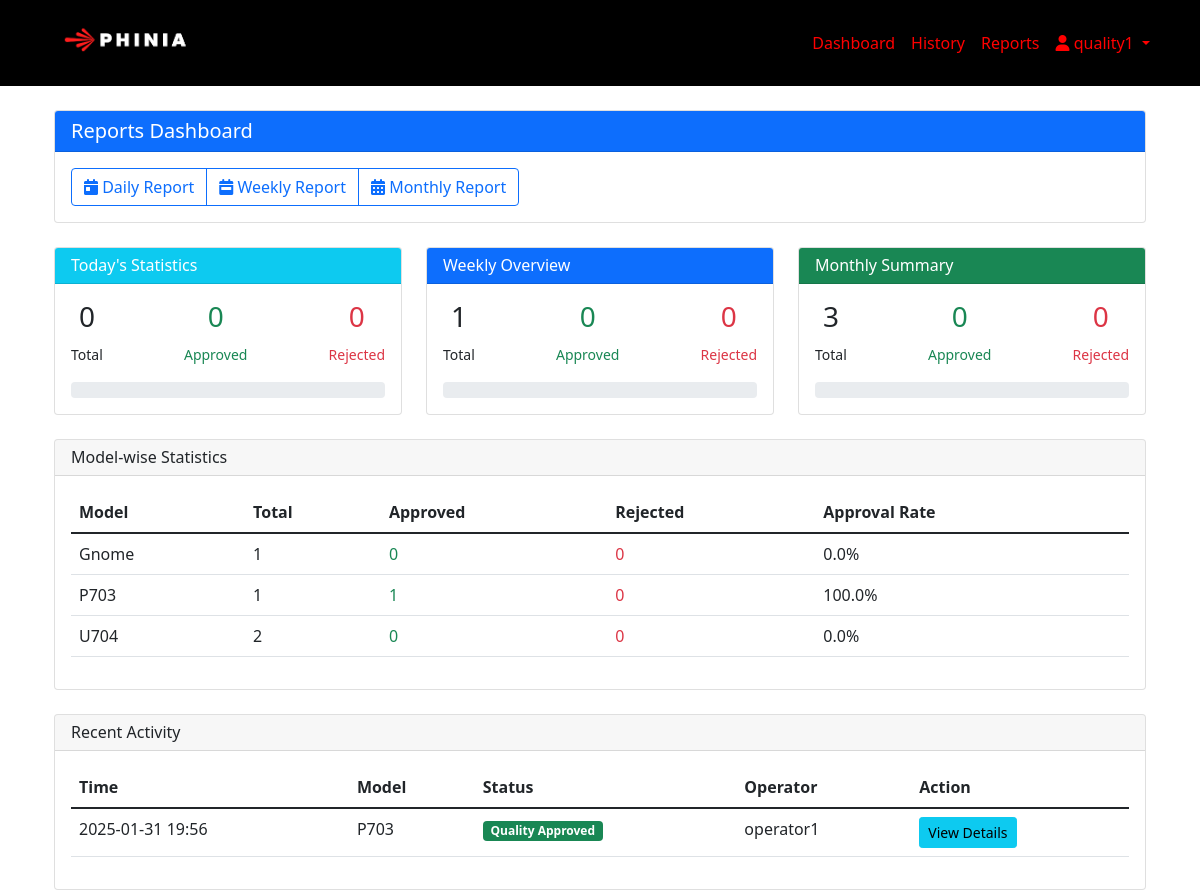
/reports/ (signed in), run on an earlier commit of the app's database.
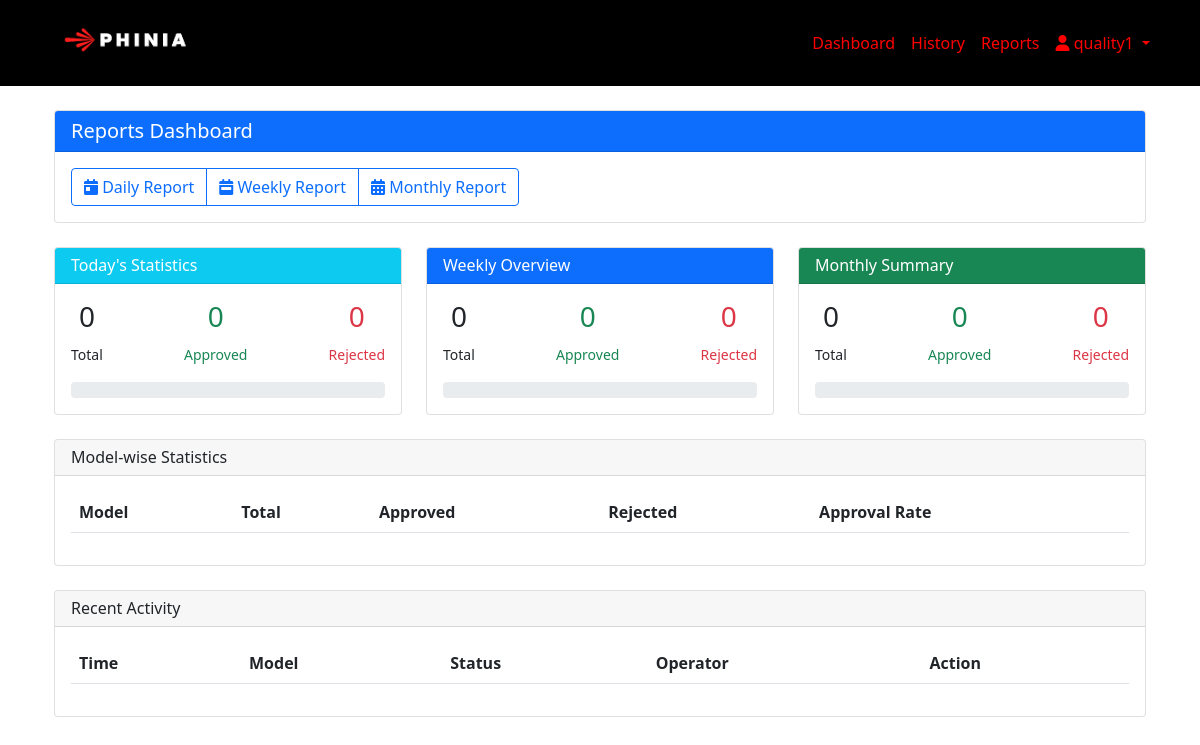
And on a later commit of the database.
### main/models.py (models this page shows)
class ChecklistBase(models.Model):
    MODEL_CHOICES = (
        ('P703', 'P703'),
        ('U704', 'U704'),
        ('FD', 'FD'),
        ('SA', 'SA'),
        ('Gnome', 'Gnome'),
    )
    STATUS_CHOICES = (
        ('pending', 'Pending'),
        ('supervisor_approved', 'Supervisor Approved'),
        ('quality_approved', 'Quality Approved'),
        ('rejected', 'Rejected'),
    )
    OK_NG_CHOICES = [('OK', 'OK'), ('NG', 'NG')]
    YES_NO_CHOICES = [('Yes', 'Yes'), ('No', 'No')]
    TOP_TOOL_CHOICES = [
        ('FMA-03-35-T05', 'FMA-03-35-T05 (P703/U704/SA/FD/Gnome)'),
    ]
    BOTTOM_TOOL_CHOICES = [
        ('FMA-03-35-T06', 'FMA-03-35-T06 (P703/U704/SA/FD)'),
        ('FMA-03-35-T08', 'FMA-03-35-T08 (Gnome)'),
    ]
    UV_ASSY_STAGE_CHOICES = [
        ('FMA-03-35-T07', 'FMA-03-35-T07 (P703/U704/SA/FD)'),
        ('FMA-03-35-T09', 'FMA-03-35-T09 (Gnome)'),
    ]
    RETAINER_PART_CHOICES = [
        ('42001878', '42001878 (P703/U704/SA/FD)'),
        ('42050758', '42050758 (Gnome)'),
    ]
    UV_CLIP_PART_CHOICES = [
        ('42000829', '42000829 (P703/U704/SA/FD)'),
        ('42000829', '42000829 (Gnome)'),  # Same number for both
    ]
    UMBRELLA_PART_CHOICES = [
        ('25094588', '25094588 (P703/U704/SA/FD/Gnome)'),
    ]
    shift = models.ForeignKey('Shift', on_delete=models.CASCADE)
    status = models.CharField(max_length=20, choices=STATUS_CHOICES, default='pending')
    created_at = models.DateTimeField(auto_now_add=True)
    selected_model = models.CharField(
        max_length=10,
        choices=MODEL_CHOICES,
        verbose_name="Program selection on HMI (HMI से Program select करना है)"
    )
    line_pressure = models.FloatField(
        help_text="Recommended Range: 4.5 - 5.5 bar"
    )
    oring_condition = models.CharField(
        max_length=2,
        choices=OK_NG_CHOICES,
        verbose_name="O-ring condition (UV Flow check sealing area) (O-ring सील की स्थिति सही होनी चाहिए)"
    )
    uv_flow_input_pressure = models.FloatField(
        help_text="Recommended Range: 11-15 kPa",
        verbose_name="UV Flow input Test Pressure (13+/- 2 KPa)"
    )
    master_verification_lvdt = models.CharField(
        max_length=2,
        choices=OK_NG_CHOICES,
        verbose_name="Master Verification for LVDT"
    )
    good_bad_master_verification = models.CharField(
        max_length=2,
        choices=OK_NG_CHOICES,
        verbose_name="Good and Bad master verification (refer EPVS)"
    )
    test_pressure_vacuum = models.FloatField(
        help_text="Recommended Range: 0.25 - 0.3 MPa",
        verbose_name="Test Pressure for Vacuum generation"
    )
    tool_alignment = models.CharField(
        max_length=2,
        choices=OK_NG_CHOICES,
        verbose_name="Tool Alignment (Top & Bottom) (Tool Alignment) सही होना चाहिए"
    )
    top_tool_id = models.CharField(
        max_length=100,
        choices=TOP_TOOL_CHOICES,
        verbose_name="Top Tool ID"
    )
    bottom_tool_id = models.CharField(
        max_length=100,
        choices=BOTTOM_TOOL_CHOICES,
        verbose_name="Bottom Tool ID"
    )
    uv_assy_stage_id = models.CharField(
        max_length=100,
        choices=UV_ASSY_STAGE_CHOICES,
        verbose_name="UV Assy Stage 1 ID"
    )
    retainer_part_no = models.CharField(
        max_length=100,
        choices=RETAINER_PART_CHOICES,
        verbose_name="Retainer Part no"
    )
    uv_clip_part_no = models.CharField(
        max_length=100,
        choices=UV_CLIP_PART_CHOICES,
        verbose_name="UV Clip Part No"
    )
    umbrella_part_no = models.CharField(
        max_length=100,
        choices=UMBRELLA_PART_CHOICES,
        verbose_name="Umbrella Part No"
    )
    retainer_id_lubrication = models.CharField(
        max_length=2,
        choices=OK_NG_CHOICES,
        verbose_name="Retainer ID lubrication"
    )
    error_proofing_verification = models.CharField(
        max_length=3,
        choices=YES_NO_CHOICES,
        verbose_name="All Error proofing / Error detection verification done"
    )
    class Meta:
        ordering = ['-created_at']

class Shift(models.Model):
    SHIFT_CHOICES = (
        ('day', 'Day Shift (8 AM - 8 PM)'),
        ('night', 'Night Shift (8 PM - 8 AM)'),
    )
    date = models.DateField(auto_now=True)
    shift_type = models.CharField(max_length=10, choices=SHIFT_CHOICES)
    operator = models.ForeignKey(User, on_delete=models.CASCADE, related_name='operated_shifts')
    shift_supervisor = models.ForeignKey(User, on_delete=models.CASCADE, related_name='supervised_shifts')
    quality_supervisor = models.ForeignKey(User, on_delete=models.CASCADE, related_name='quality_supervised_shifts')
    class Meta:
        unique_together = ('date', 'shift_type')

class User(AbstractUser):
    USER_TYPES = (
        ('operator', 'Operator'),
        ('shift_supervisor', 'Shift Supervisor'),
        ('quality_supervisor', 'Quality Supervisor'),
    )
    company_id=models.CharField(max_length=100,blank=True,null=True)
    user_type = models.CharField(max_length=20, choices=USER_TYPES)

### main/views.py (the view)
# urls.py: path('reports/', views.reports_dashboard, name='reports_dashboard'),
@login_required
def reports_dashboard(request):
    current_date = timezone.now().date()
    start_of_week = current_date - timedelta(days=current_date.weekday())
    start_of_month = current_date.replace(day=1)
    daily_stats = ChecklistBase.objects.filter(
        shift__date=current_date
    ).aggregate(
        total=Count('id'),
        approved=Count('id', filter=Q(status='quality_approved')),
        rejected=Count('id', filter=Q(status='rejected')),
        pending=Count('id', filter=Q(status='pending'))
    )
    weekly_stats = ChecklistBase.objects.filter(
        shift__date__gte=start_of_week,
        shift__date__lte=current_date
    ).aggregate(
        total=Count('id'),
        approved=Count('id', filter=Q(status='quality_approved')),
        rejected=Count('id', filter=Q(status='rejected'))
    )
    monthly_stats = ChecklistBase.objects.filter(
        shift__date__gte=start_of_month,
        shift__date__lte=current_date
    ).aggregate(
        total=Count('id'),
        approved=Count('id', filter=Q(status='quality_approved')),
        rejected=Count('id', filter=Q(status='rejected'))
    )
    model_stats = ChecklistBase.objects.values('selected_model').annotate(
        total=Count('id'),
        approved=Count('id', filter=Q(status='quality_approved')),
        rejected=Count('id', filter=Q(status='rejected'))
    )
    for stats in [daily_stats, weekly_stats, monthly_stats]:
        total_verified = stats['approved'] + stats['rejected']
        stats['approval_rate'] = (
            round((stats['approved'] / total_verified) * 100)
            if total_verified > 0 else 0
        )
    recent_activity = ChecklistBase.objects.filter(
        status__in=['quality_approved', 'rejected']
    ).order_by('-created_at')[:10]
    context = {
        'daily_stats': daily_stats,
        'weekly_stats': weekly_stats,
        'monthly_stats': monthly_stats,
        'model_stats': model_stats,
        'recent_activity': recent_activity,
        'current_date': current_date
    }
    return render(request, 'main/reports/reports_dashboard.html', context)

### main/templatetags/custom_filters.py (called while the page is built)
@register.filter
def percentage(value, total):
    try:
        return round((value / total) * 100, 1) if total > 0 else 0
    except (ValueError, ZeroDivisionError):
        return 0

### main/templates/main/reports/reports_dashboard.html (shortened to what the changed rows need)
{% extends 'main/base.html' %}
{% load custom_filters %}
{% block content %}
<div class="container">
    <div class="row mb-4">
        <div class="col-md-4">
            <div class="card">
                <div class="card-body">
                    <div class="d-flex justify-content-between">
                        <div class="text-center">
                            <h3>{{ weekly_stats.total }}</h3>
                            <small>Total</small>
                        </div>
                    </div>
                </div>
            </div>
        </div>
        <div class="col-md-4">
            <div class="card">
                <div class="card-body">
                    <div class="d-flex justify-content-between">
                        <div class="text-center">
                            <h3>{{ monthly_stats.total }}</h3>
                            <small>Total</small>
                        </div>
                    </div>
                </div>
            </div>
        </div>
    </div>
    <div class="row mb-4">
        <div class="col-md-12">
            <div class="card">
                <div class="card-body">
                    <div class="table-responsive">
                        <table class="table">
                            <thead>
                                <tr>
                                    <th>Model</th>
                                    <th>Total</th>
                                    <th>Approved</th>
                                    <th>Rejected</th>
                                    <th>Approval Rate</th>
                                </tr>
                            </thead>
                            <tbody>
                                {% for stat in model_stats %}
                                <tr>
                                    <td>{{ stat.selected_model }}</td>
                                    <td>{{ stat.total }}</td>
                                    <td class="text-success">{{ stat.approved }}</td>
                                    <td class="text-danger">{{ stat.rejected }}</td>
                                    <td>
                                        {% if stat.total > 0 %}
                                        {{ stat.approved|percentage:stat.total|floatformat:1 }}%
                                        {% else %}
                                            N/A
                                        {% endif %}
                                    </td>
                                </tr>
                                {% endfor %}
                            </tbody>
                        </table>
                    </div>
                </div>
            </div>
        </div>
    </div>
    <div class="row">
        <div class="col-md-12">
            <div class="card">
                <div class="card-body">
                    <div class="table-responsive">
                        <table class="table">
                            <thead>
                                <tr>
                                    <th>Time</th>
                                    <th>Model</th>
                                    <th>Status</th>
                                    <th>Operator</th>
                                    <th>Action</th>
                                </tr>
                            </thead>
                            <tbody>
                                {% for entry in recent_activity %}
                                <tr>
                                    <td>{{ entry.created_at|date:"Y-m-d H:i" }}</td>
                                    <td>{{ entry.selected_model }}</td>
                                    <td>
                                        <span class="badge {% if entry.status == 'quality_approved' %}bg-success{% else %}bg-danger{% endif %}">
                                            {{ entry.get_status_display }}
                                        </span>
                                    </td>
                                    <td>{{ entry.shift.operator.username }}</td>
                                    <td>
                                        <a href="{% url 'checklist_detail' entry.id %}" class="btn btn-sm btn-info">
                                            View Details
                                        </a>
                                    </td>
                                </tr>
                                {% endfor %}
                            </tbody>
                        </table>
                    </div>
                </div>
            </div>
        </div>
    </div>
</div>
{% endblock %}

What changed in the data, as far as the page shows it:
removed ChecklistBase: created_at "2025-01-31 19:56", selected_model "P703", status "Quality Approved", shift.operator.username "operator1"
Also different on the page:
{{ weekly_stats.total }}: "1" → "0"
{{ monthly_stats.total }}: "3" → "0"
list line gone: "Gnome 1 0 0 0.0 %"
list line gone: "P703 1 1 0 100.0 %"
list line gone: "U704 2 0 0 0.0 %"
